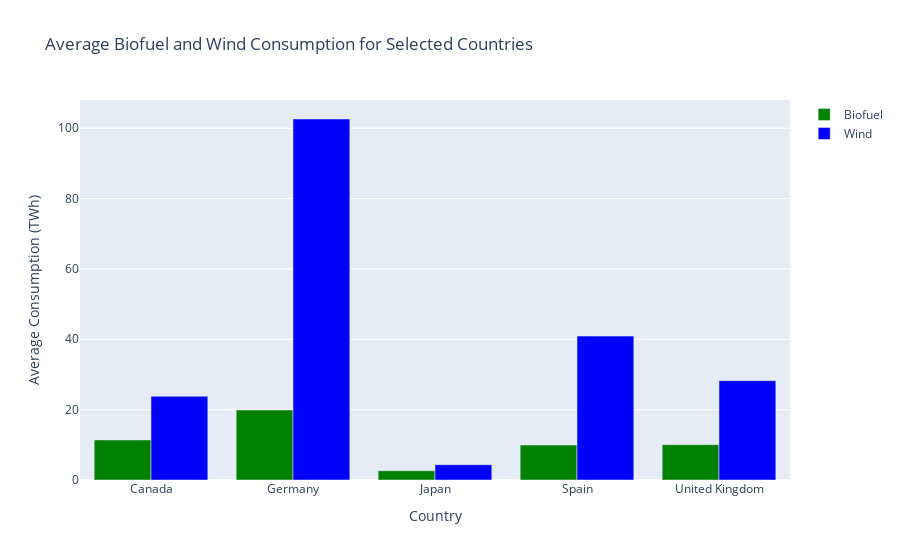

Notebook cell for this chart:
### Code cell
# Calculate average consumption per country
avg_consumption = df.groupby('country').agg({
    'biofuel_consumption': 'mean',
    'wind_consumption': 'mean'
}).reset_index()

# Filter for the specific countries
selected_countries = ['Canada', 'Germany', 'Japan', 'Spain', 'United Kingdom']
filtered_countries = avg_consumption[avg_consumption['country'].isin(selected_countries)]

# Create a Plotly figure
fig = go.Figure()

# Add traces for biofuel and wind consumption
fig.add_trace(go.Bar(
    x=filtered_countries['country'],  
    y=filtered_countries['biofuel_consumption'],
    name='Biofuel',
    marker_color='green'
))

fig.add_trace(go.Bar(
    x=filtered_countries['country'],  
    y=filtered_countries['wind_consumption'],
    name='Wind',
    marker_color='blue'
))

# Update layout
fig.update_layout(
    title='Average Biofuel and Wind Consumption for Selected Countries',
    xaxis_title='Country',
    yaxis_title='Average Consumption (TWh)',
    barmode='group'  
)

# Save the figure as an HTML file
html_filename = 'biofuel_wind_consumption_plot.html'
fig.write_html(html_filename)

# Show the figure
fig.show()

### Figure 1 — Plotly figure (JSON) as saved in the notebook; plotly's stock layout.template omitted (floating-point values rounded to 4 significant figures)
{"data": [{"marker": {"color": "green"}, "name": "Biofuel", "type": "bar", "x": ["Canada", "Germany", "Japan", "Spain", "United Kingdom"], "y": [11.38, 19.89, 2.637, 9.926, 10.03]}, {"marker": {"color": "blue"}, "name": "Wind", "type": "bar", "x": ["Canada", "Germany", "Japan", "Spain", "United Kingdom"], "y": [23.8, 102.6, 4.345, 40.9, 28.24]}], "layout": {"barmode": "group", "title": {"text": "Average Biofuel and Wind Consumption for Selected Countries"}, "xaxis": {"title": {"text": "Country"}}, "yaxis": {"title": {"text": "Average Consumption (TWh)"}}}}
